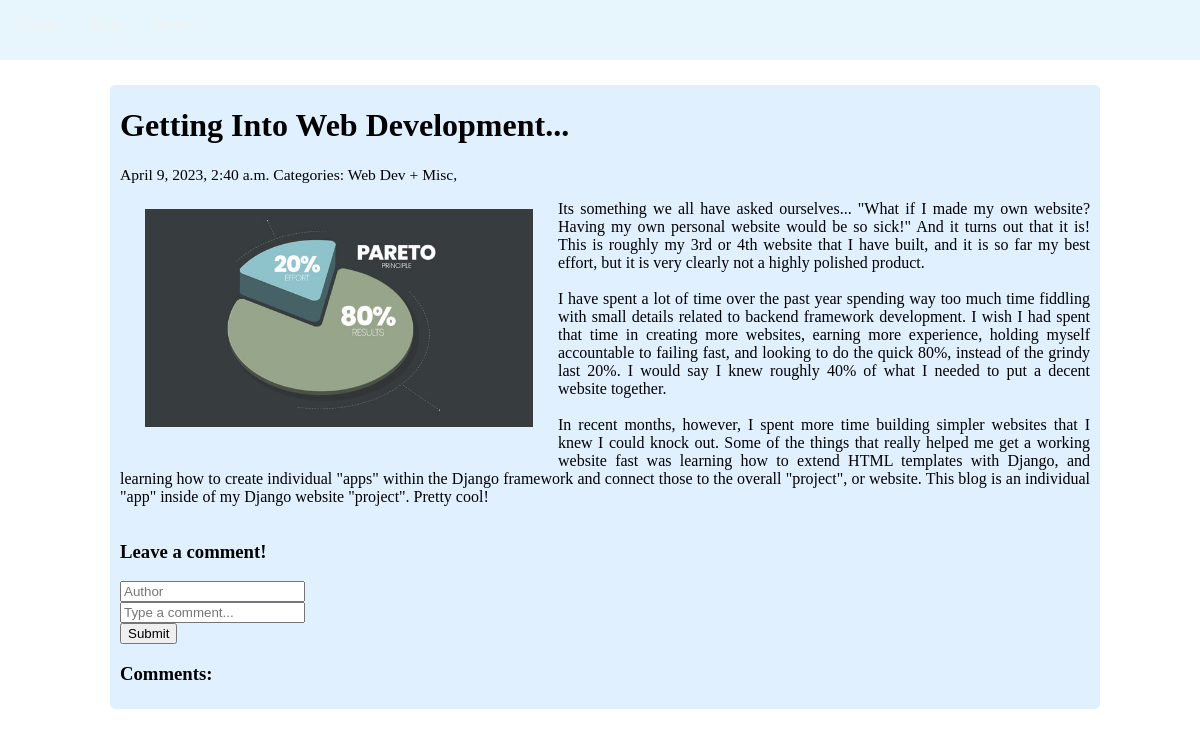
The app's page /blog/2/ with its own data.
### blog/models.py (models this page shows)
class Post(models.Model):
    title = models.CharField(max_length=255)
    body = models.TextField()
    created_on = models.DateTimeField(auto_now_add=True)
    last_modified = models.DateTimeField(auto_now=True)
    categories = models.ManyToManyField("category", related_name="posts")
    image = models.ImageField(upload_to='images')
    class Meta:
        ordering = ['-created_on']

class Category(models.Model):
    name = models.CharField(max_length=20)
    caption = models.CharField(max_length=255)
    image = models.ImageField(upload_to='images')

### blog/views.py (the view, shortened to what this page needs)
# urls.py: path('<int:pk>/', views.blog_detail, name='blog_detail'),
def blog_detail(request, pk):
    post = Post.objects.get(pk=pk)
    image = post.image
    form = CommentForm()
    comments = Comment.objects.filter(post=post)
    context = {
        "post": post,
        "comments": comments,
        "form": form,
        "image": '<image src="{% static "' + str(image) + '" %} alt="img">'
    }
    return render(request, 'blog_detail.html', context)

### blog/forms.py
class CommentForm(forms.Form):
    author = forms.CharField(max_length=60, label="Author", widget=forms.TextInput(attrs={'placeholder': 'Author'}))
    body = forms.CharField(label="Comment", widget=forms.TextInput(attrs={'placeholder': 'Type a comment...'}))

### blog/templates/blog_detail.html (shortened to what this page needs)
{% extends 'base_generic.html' %}
{% block content %}
<div class="blog-container">
    <div class="blog-post">
    <h1>{{ post.title }}</h1>
        <div class="blog-post-subheader">
            <small>
                {{ post.created_on }}
                Categories:
                {% for category in post.categories.all %}
                <a href="{% url 'blog_category' category.name %}">
                    {{ category.name }},
                </a>
                {% endfor %}
            </small>
        </div>
    <div class="blog-post-content">
        <img class="blog-post-image" src="{{ post.image.url }}">
        <p>{{ post.body | linebreaksbr }}</p>
    </div>
    <div class="blog-post-comments">
        <h3>Leave a comment!</h3>
        <form action="/blog/{{ post.pk }}/" method="POST">
            <div class="form-group">
                {{ form.author }}
            </div>
            <div class="form-group">
                {{ form.body }}
            </div>
            <button type="submit" class="btn-primary">Submit</button>
        </form>
        <h3>Comments:</h3>
    </div>
    </div>
</div>
{% endblock %}

### myblogsite/static/style1.css (style rules this page uses)
body { background-image: url('IMG_5010.jpg'); background-position: top center; background-attachment: scroll; width: 100%; background-size: cover; background-repeat: no-repeat; margin: 0; display: grid; place-items: center; }
.blog-container { background-color: rgba(137, 207, 240,0); margin: 60px 50px 50px 60px; padding: 20px 50px 20px; text-align: center; }
.blog-post { background-color: rgba(224, 240, 255,.98); padding: 1px 10px 5px 10px; text-align: left; border-radius: 5px; margin-top: 5px; display:grid; }
.blog-post a { text-decoration: none; color: black; }
.blog-post p { text-align: justify; }
.blog-post-subheader { display: grid; font-size: 14pt; }
.blog-post-image { width: 40%; float: left; margin: 25px; object-position: center top; }

### records on screen
Post: title "Getting Into Web Development...", created_on "April 9, 2023, 2:40 a.m.", image (picture), body "Its something we all have asked ourselves... \"What if I made my own website? Having my own personal website would be so sick!\" And it turns out that it is! This is roughly my 3rd or 4th website that I have built, and it is so far my best effort, but it is very clearly not a highly polished product. I have spent a lot of time over the past year spending way too much time fiddling with small details related to backend framework development. I wish I had spent that time in creating more websites, earning more experience, holding myself accountable to failing fast, and looking to do the quick 80%, instead of the grindy last 20%. I would say I knew roughly 40% of what I needed to put a decent…"
Category: name "Web Dev + Misc"
